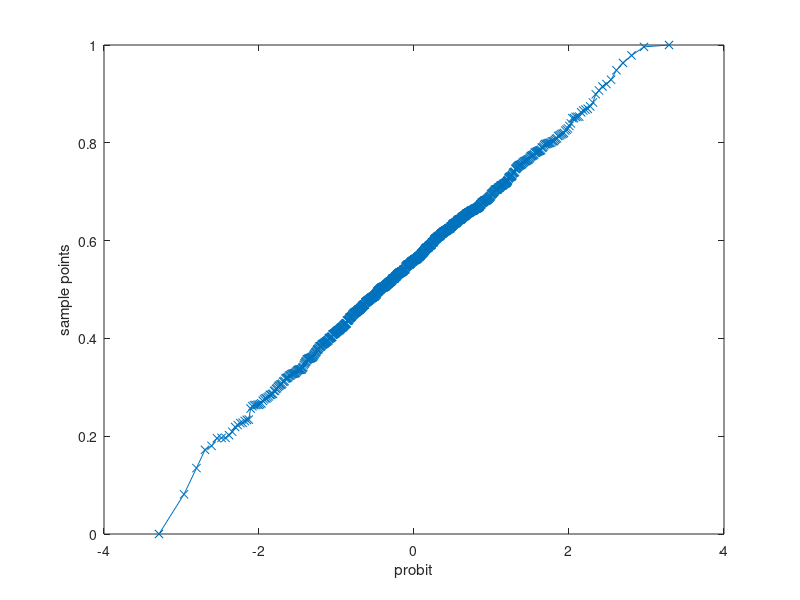
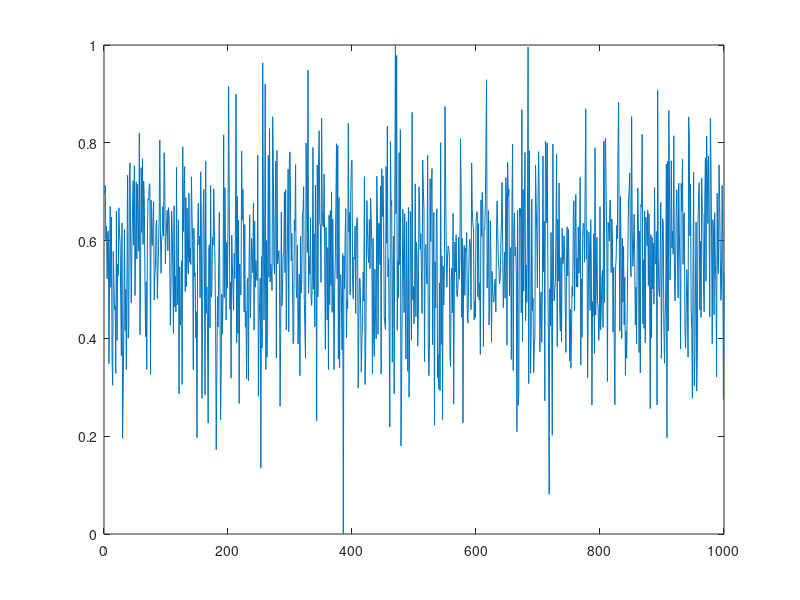
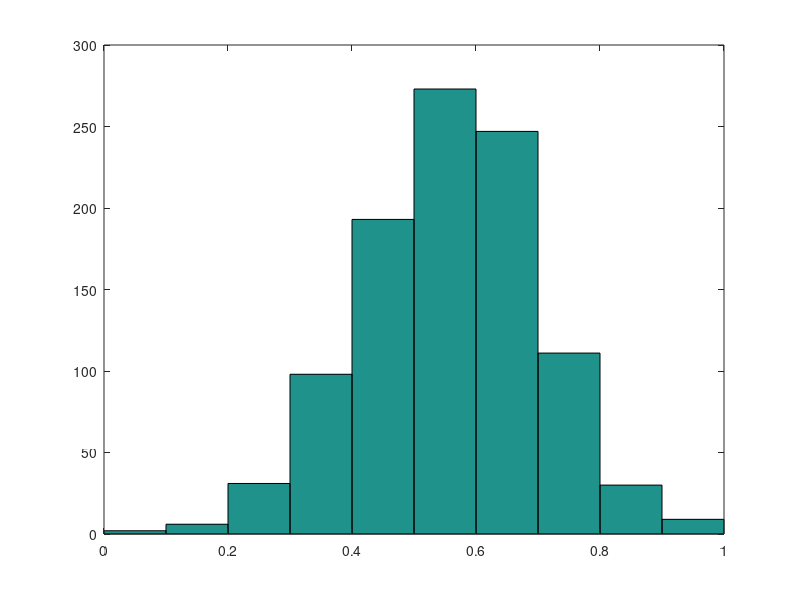
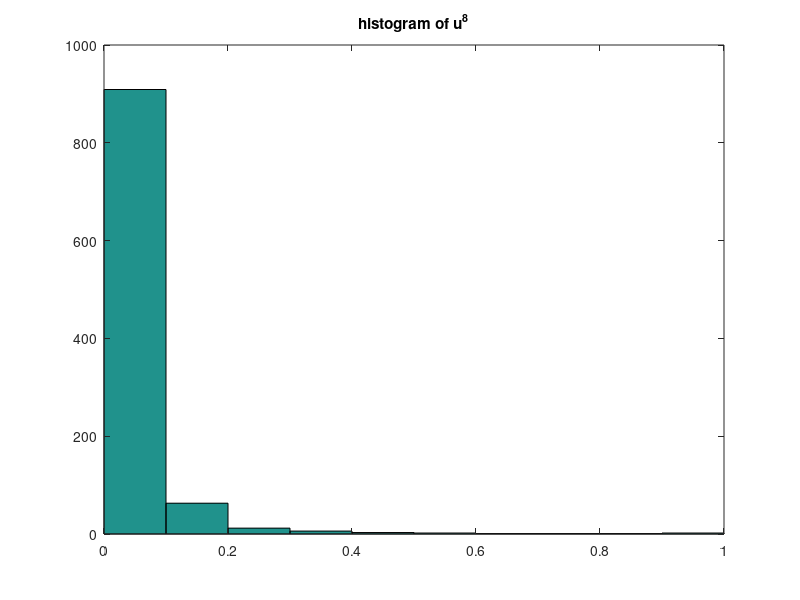

The MATLAB source for these figures, in order:
clc
clear all
close all
%% Generating Data
rng(40)
u=randn(1000,1);
u=(u-min(u))/(max(u)-min(u));

figure()
qqplot(u)

figure()
plot(u)

figure()
hist(u)

u8=u.^8;

figure()
hist(u8)
title('histogram of u^8')

noise_Low=normrnd(0,0.001,1000,1);
noise_Medium=normrnd(0,0.01,1000,1);
noise_High=normrnd(0,0.1,1000,1);

figure()
normplot(noise_Low)
plot(noise_Low)

figure()
hist(noise_Low)
title('histogram of noise Low')

figure()
hist(noise_Medium)
title('histogram of noise Medium')

figure()
hist(noise_High)
title('histogram of noise High')

y_without_noise= -1.5 - 0.8*u + 0.1*u.^3 - 0.65*u.^5+ 2.25*u.^6 - 1.7*u.^8 ;
y_Low=(y_without_noise+noise_Low);
y_Medium=(y_without_noise+noise_Medium);
y_High=(y_without_noise+noise_High);

data=[y_without_noise y_Low y_Medium y_High u];

Num=randperm(1000);
% Num
save data data